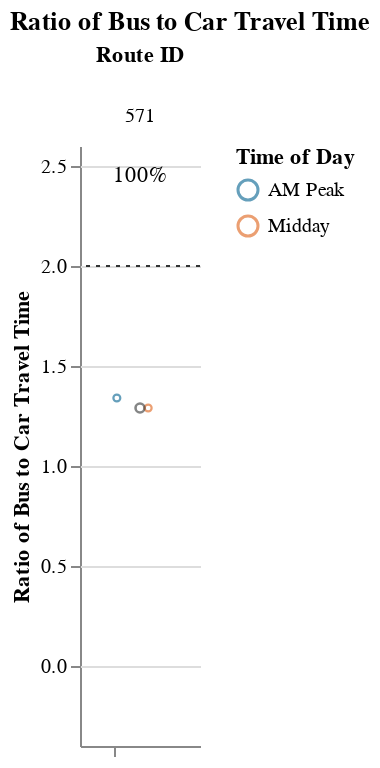
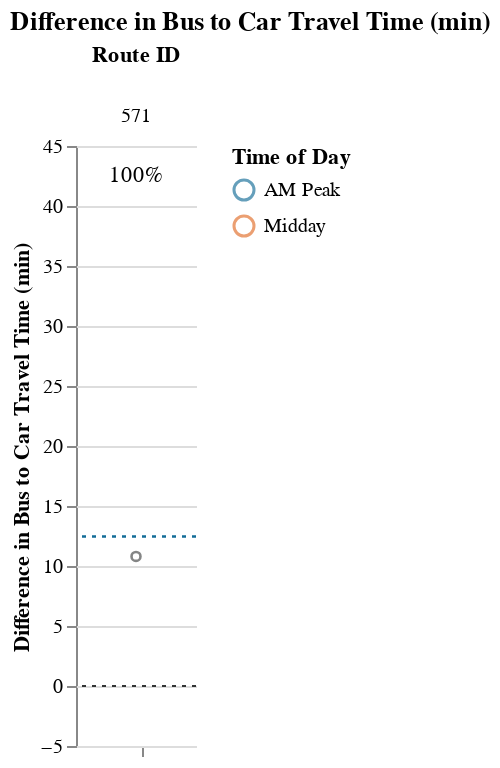

Notebook code for these charts, in order:
### Markdown cell above
## Viable Competitive Routes
### Short Routes (< 1 hr)

### Code cell
# Allow for possibility that operator doesn't have routes that fall into certain route_groups
# But, jupyterbook will not like markdown with f-string
# separate out route_group and put in each cell, and use try/except + if to display...
# but all 3 route groups must be displayed. just add sentence about why no routes were returned at the end
route_group = "short"
try:
    subset_routes, mult, diff  = setup_charts(df, PCT_COMPETITIVE_THRESHOLD, route_group)
    
    if len(subset_routes) > 0:
        display(
            Markdown(
                f"{CAPTIONS_DICT[route_group]}"
                "Within each route group, routes are sorted in descending order "
                "by % competitive trips and # trips below the additional time cut-off."
            )
        )

        display(mult)
        display(diff)
except:
    print("No routes meet this criteria.")

### Figure 1 — Vega-Lite specification as saved in the notebook (floating-point values rounded to 4 significant figures)
{"config": {"view": {"continuousWidth": 400, "continuousHeight": 300, "stroke": null}, "facet": {"spacing": 0}}, "data": {"name": "data-22c2dd020a47c7dce4fe197380828d8d"}, "facet": {"column": {"field": "route_id", "sort": ["571"], "title": "Route ID", "type": "nominal"}}, "spec": {"layer": [{"mark": {"type": "point", "opacity": 0.65, "size": 12, "strokeWidth": 1.1}, "encoding": {"color": {"field": "time_of_day", "scale": {"range": ["#136C97", "#E16B26", "#F6BF16", "#00896B", "#7790A3", "#5B559C"]}, "sort": ["AM Peak", "Midday", "PM Peak", "Owl Service"], "title": "Time of Day", "type": "nominal"}, "tooltip": [{"field": "route_id", "type": "nominal"}, {"field": "trip_id", "type": "nominal"}, {"field": "service_hours", "type": "quantitative"}, {"field": "car_duration_hours", "type": "quantitative"}, {"field": "bus_multiplier", "type": "quantitative"}, {"field": "bus_difference", "type": "quantitative"}, {"field": "num_trips", "type": "quantitative"}, {"field": "num_competitive", "type": "quantitative"}, {"field": "pct_trips_competitive", "type": "quantitative"}, {"field": "p25", "type": "quantitative"}, {"field": "p50", "type": "quantitative"}, {"field": "p75", "type": "quantitative"}], "x": {"axis": {"grid": false, "labels": false, "ticks": true, "values": [0]}, "field": "jitter", "scale": {}, "title": null, "type": "quantitative"}, "y": {"field": "bus_multiplier", "scale": {"domain": [-0.25, 2.5]}, "title": "Ratio of Bus to Car Travel Time", "type": "quantitative"}}, "selection": {"selector001": {"type": "interval", "bind": "scales", "encodings": ["x", "y"]}}, "transform": [{"calculate": "sqrt(-2*log(random()))*cos(2*PI*random())", "as": "jitter"}], "width": 60}, {"layer": [{"mark": {"type": "point", "opacity": 0.6, "size": 20, "strokeWidth": 1.3}, "encoding": {"color": {"value": "#323434"}, "y": {"field": "bus_multiplier", "type": "quantitative"}}, "transform": [{"filter": "(datum.p50_trip === 1)"}]}, {"mark": {"type": "rule", "strokeDash": [2, 3]}, "encoding": {"color": {"value": "#323434"}, "y": {"field": "cutoff", "type": "quantitative"}}}, {"mark": {"type": "text", "align": "center", "baseline": "middle"}, "encoding": {"color": {"value": "black"}, "text": {"field": "pct_trips_competitive", "format": ".0%", "type": "quantitative"}, "tooltip": [{"field": "route_id", "type": "nominal"}, {"field": "trip_id", "type": "nominal"}, {"field": "service_hours", "type": "quantitative"}, {"field": "car_duration_hours", "type": "quantitative"}, {"field": "bus_multiplier", "type": "quantitative"}, {"field": "bus_difference", "type": "quantitative"}, {"field": "num_trips", "type": "quantitative"}, {"field": "num_competitive", "type": "quantitative"}, {"field": "pct_trips_competitive", "type": "quantitative"}, {"field": "p25", "type": "quantitative"}, {"field": "p50", "type": "quantitative"}, {"field": "p75", "type": "quantitative"}], "x": {"value": 30}, "y": {"value": 15}}, "transform": [{"calculate": "sqrt(-2*log(random()))*cos(2*PI*random())", "as": "jitter"}, {"filter": "(datum.fastest_trip === 1)"}]}]}]}, "resolve": {"scale": {"y": "shared"}}, "title": "Ratio of Bus to Car Travel Time", "$schema": "https://vega.github.io/schema/vega-lite/v4.17.0.json", "datasets": {"data-22c2dd020a47c7dce4fe197380828d8d": [{"calitp_itp_id": 11, "trip_key": -3472073110163871566, "trip_id": "t_27247_b_414_tn_0", "shape_id": "p_858", "route_id": "571", "service_hours": 0.8, "trip_first_departure_ts": 54600, "trip_last_arrival_ts": 57480, "departure_hour": 15, "time_of_day": "Midday", "p25": 0.8075, "p50": 0.815, "p75": 0.8225, "p50_trip": 1, "fastest_trip": 1, "car_duration_hours": 0.62, "competitive_route": 1, "bus_multiplier": 1.29, "bus_difference": 10.8, "num_trips": 2, "num_competitive": 2, "pct_trips_competitive": 1.0, "bus_difference_spread": 1.8, "route_group": "short", "max_trip_hrs": 0.83, "max_trip_route_group": 0.83, "name": "Amador Regional Transit System", "caltrans_district": "10 - Stockton", "drmt_organization_name": "['recGiMlqrcpPxScAH']", "cutoff2": 12.45, "cutoff": 2}, {"calitp_itp_id": 11, "trip_key": 4361041855970706728, "trip_id": "t_1544_b_414_tn_0", "shape_id": "p_1304302", "route_id": "571", "service_hours": 0.83, "trip_first_departure_ts": 29700, "trip_last_arrival_ts": 32700, "departure_hour": 8, "time_of_day": "AM Peak", "p25": 0.8075, "p50": 0.815, "p75": 0.8225, "p50_trip": 0, "fastest_trip": 0, "car_duration_hours": 0.62, "competitive_route": 1, "bus_multiplier": 1.34, "bus_difference": 12.6, "num_trips": 2, "num_competitive": 2, "pct_trips_competitive": 1.0, "bus_difference_spread": 1.8, "route_group": "short", "max_trip_hrs": 0.83, "max_trip_route_group": 0.83, "name": "Amador Regional Transit System", "caltrans_district": "10 - Stockton", "drmt_organization_name": "['recGiMlqrcpPxScAH']", "cutoff2": 12.45, "cutoff": 2}]}}

### Figure 2 — Vega-Lite specification as saved in the notebook (floating-point values rounded to 4 significant figures)
{"config": {"view": {"continuousWidth": 400, "continuousHeight": 300, "stroke": null}, "facet": {"spacing": 0}}, "data": {"name": "data-a125837584115937d35c68aefab9d3d9"}, "facet": {"column": {"field": "route_id", "sort": ["571"], "title": "Route ID", "type": "nominal"}}, "spec": {"layer": [{"mark": {"type": "point", "opacity": 0.65, "size": 12, "strokeWidth": 1.1}, "encoding": {"color": {"field": "time_of_day", "scale": {"range": ["#136C97", "#E16B26", "#F6BF16", "#00896B", "#7790A3", "#5B559C"]}, "sort": ["AM Peak", "Midday", "PM Peak", "Owl Service"], "title": "Time of Day", "type": "nominal"}, "tooltip": [{"field": "route_id", "type": "nominal"}, {"field": "trip_id", "type": "nominal"}, {"field": "service_hours", "type": "quantitative"}, {"field": "car_duration_hours", "type": "quantitative"}, {"field": "bus_multiplier", "type": "quantitative"}, {"field": "bus_difference", "type": "quantitative"}, {"field": "num_trips", "type": "quantitative"}, {"field": "num_competitive", "type": "quantitative"}, {"field": "pct_trips_competitive", "type": "quantitative"}, {"field": "p25", "type": "quantitative"}, {"field": "p50", "type": "quantitative"}, {"field": "p75", "type": "quantitative"}], "x": {"axis": {"grid": false, "labels": false, "ticks": true, "values": [0]}, "field": "jitter", "scale": {}, "title": null, "type": "quantitative"}, "y": {"field": "bus_difference", "scale": {"domain": [-5, 42.6]}, "title": "Difference in Bus to Car Travel Time (min)", "type": "quantitative"}}, "selection": {"selector002": {"type": "interval", "bind": "scales", "encodings": ["x", "y"]}}, "transform": [{"calculate": "sqrt(-2*log(random()))*cos(2*PI*random())", "as": "jitter"}], "width": 60}, {"layer": [{"mark": {"type": "point", "opacity": 0.6, "size": 20, "strokeWidth": 1.3}, "encoding": {"color": {"value": "#323434"}, "y": {"field": "bus_difference", "type": "quantitative"}}, "transform": [{"filter": "(datum.p50_trip === 1)"}]}, {"mark": {"type": "rule", "strokeDash": [2, 3]}, "encoding": {"color": {"value": "#323434"}, "y": {"field": "cutoff", "type": "quantitative"}}}, {"mark": {"type": "rule", "strokeDash": [2, 3]}, "encoding": {"color": {"value": "#136C97"}, "y": {"field": "cutoff2", "type": "quantitative"}}}, {"mark": {"type": "text", "align": "center", "baseline": "middle"}, "encoding": {"color": {"value": "black"}, "text": {"field": "pct_trips_competitive", "format": ".0%", "type": "quantitative"}, "tooltip": [{"field": "route_id", "type": "nominal"}, {"field": "trip_id", "type": "nominal"}, {"field": "service_hours", "type": "quantitative"}, {"field": "car_duration_hours", "type": "quantitative"}, {"field": "bus_multiplier", "type": "quantitative"}, {"field": "bus_difference", "type": "quantitative"}, {"field": "num_trips", "type": "quantitative"}, {"field": "num_competitive", "type": "quantitative"}, {"field": "pct_trips_competitive", "type": "quantitative"}, {"field": "p25", "type": "quantitative"}, {"field": "p50", "type": "quantitative"}, {"field": "p75", "type": "quantitative"}], "x": {"value": 30}, "y": {"value": 15}}, "transform": [{"calculate": "sqrt(-2*log(random()))*cos(2*PI*random())", "as": "jitter"}, {"filter": "(datum.fastest_trip === 1)"}]}]}]}, "resolve": {"scale": {"y": "shared"}}, "title": "Difference in Bus to Car Travel Time (min)", "$schema": "https://vega.github.io/schema/vega-lite/v4.17.0.json", "datasets": {"data-a125837584115937d35c68aefab9d3d9": [{"calitp_itp_id": 11, "trip_key": -3472073110163871566, "trip_id": "t_27247_b_414_tn_0", "shape_id": "p_858", "route_id": "571", "service_hours": 0.8, "trip_first_departure_ts": 54600, "trip_last_arrival_ts": 57480, "departure_hour": 15, "time_of_day": "Midday", "p25": 0.8075, "p50": 0.815, "p75": 0.8225, "p50_trip": 1, "fastest_trip": 1, "car_duration_hours": 0.62, "competitive_route": 1, "bus_multiplier": 1.29, "bus_difference": 10.8, "num_trips": 2, "num_competitive": 2, "pct_trips_competitive": 1.0, "bus_difference_spread": 1.8, "route_group": "short", "max_trip_hrs": 0.83, "max_trip_route_group": 0.83, "name": "Amador Regional Transit System", "caltrans_district": "10 - Stockton", "drmt_organization_name": "['recGiMlqrcpPxScAH']", "cutoff2": 12.45, "cutoff": 0}, {"calitp_itp_id": 11, "trip_key": 4361041855970706728, "trip_id": "t_1544_b_414_tn_0", "shape_id": "p_1304302", "route_id": "571", "service_hours": 0.83, "trip_first_departure_ts": 29700, "trip_last_arrival_ts": 32700, "departure_hour": 8, "time_of_day": "AM Peak", "p25": 0.8075, "p50": 0.815, "p75": 0.8225, "p50_trip": 0, "fastest_trip": 0, "car_duration_hours": 0.62, "competitive_route": 1, "bus_multiplier": 1.34, "bus_difference": 12.6, "num_trips": 2, "num_competitive": 2, "pct_trips_competitive": 1.0, "bus_difference_spread": 1.8, "route_group": "short", "max_trip_hrs": 0.83, "max_trip_route_group": 0.83, "name": "Amador Regional Transit System", "caltrans_district": "10 - Stockton", "drmt_organization_name": "['recGiMlqrcpPxScAH']", "cutoff2": 12.45, "cutoff": 0}]}}
